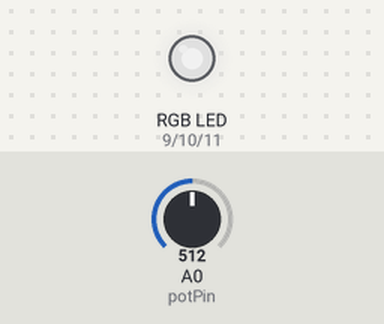
The sketch below on a simulated Arduino Uno, built with avr-gcc and run on an emulated ATmega328P. Parts: an RGB LED mixed from three pins (HIGH = lit). The inputs (shaded band) are chosen by the test bench; at power-on: A0 (potPin) = 512. Dim RGB values are drawn brighter than linear.

Above: at 1.2 s.
1.3 s: A0 (potPin) set to 716
At 1.66 s:
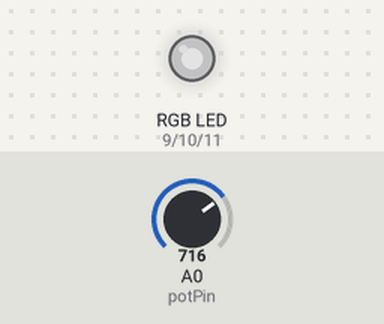
4.3 s: A0 (potPin) set to 122
At 4.64 s:
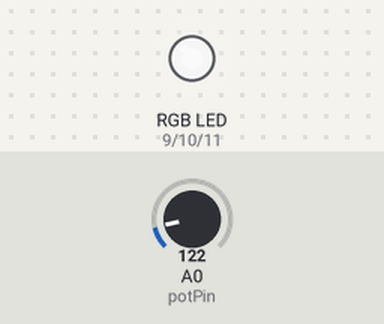
Timing chart, 0 to 13.3 s (numbered marks = the images above; inputs shaded):
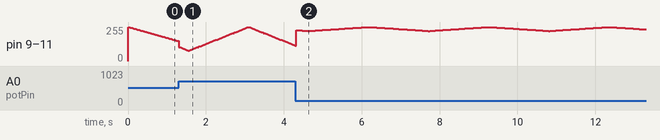

The sketch:

practice-18.ino
```cpp
const int potPin = A0;
const int redPin = 9;
const int greenPin = 10;
const int bluePin = 11;

int breathValue = 0;
int fadeAmount = 5;

void setup() {
  pinMode(redPin, OUTPUT);
  pinMode(greenPin, OUTPUT);
  pinMode(bluePin, OUTPUT);
}

void loop() {
  int potValue = analogRead(potPin);
  int maxBrightness = map(potValue, 0, 1023, 0, 255);
  int scaledBrightness = map(breathValue, 0, 255, 0, maxBrightness);
  int pwmOutput = 255 - scaledBrightness;

  analogWrite(redPin, pwmOutput);
  analogWrite(greenPin, pwmOutput);
  analogWrite(bluePin, pwmOutput);

  breathValue = breathValue + fadeAmount;
  if (breathValue <= 0 || breathValue >= 255) {
    fadeAmount = -fadeAmount;
  }

  delay(30);
}
```
